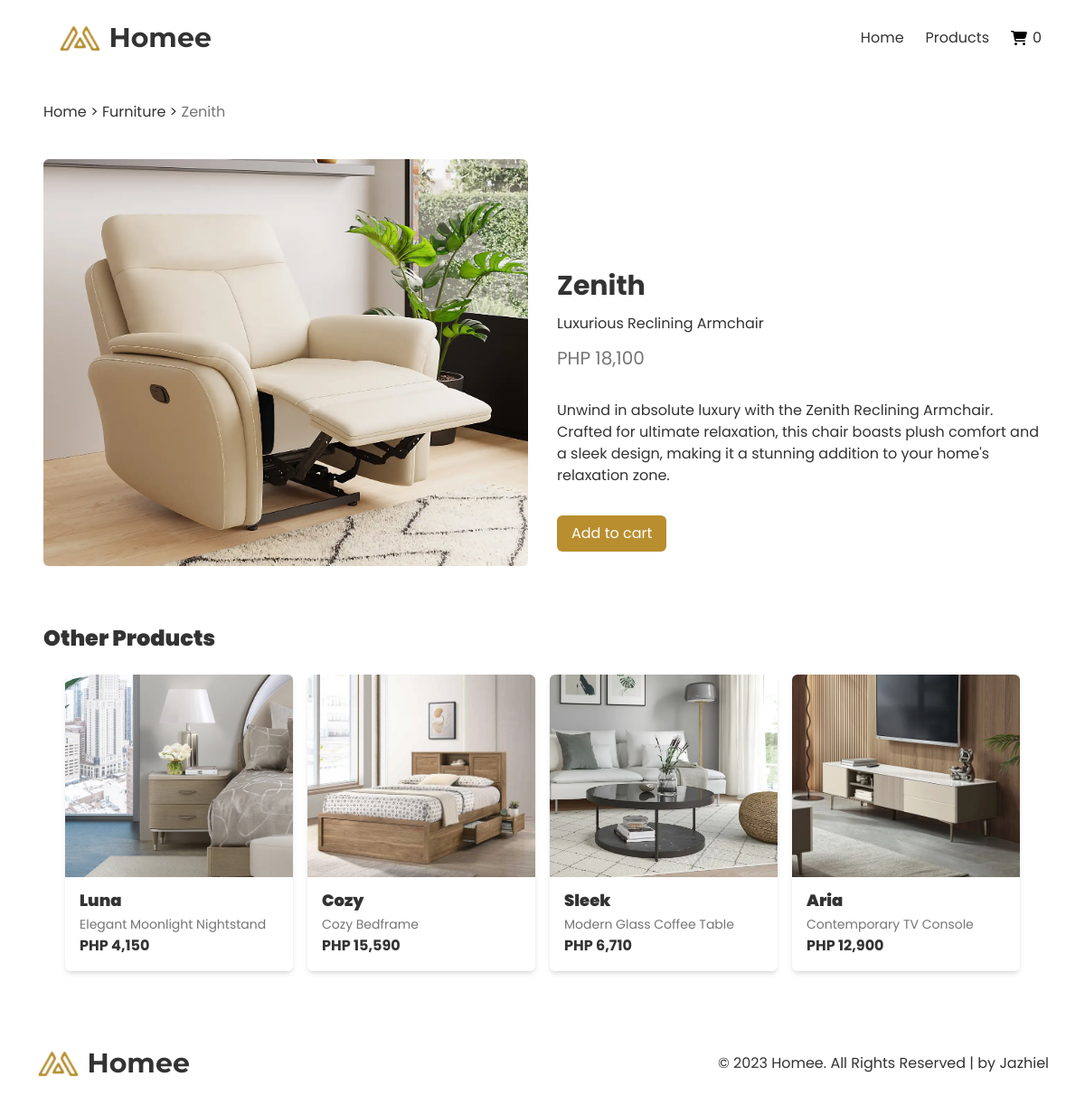
The app's page /single-product.php?id=13 with its own data.
### tables this page shows
CREATE TABLE `products` (
  `id` int(11) NOT NULL,
  `name` varchar(255) NOT NULL,
  `price` int(10) NOT NULL,
  `image` varchar(255) DEFAULT NULL,
  `brief_desc` varchar(255) DEFAULT NULL,
  `long_desc` text DEFAULT NULL,
  `featured` tinyint(1) DEFAULT NULL
);

### single-product.php (called while the page is built)
<?php
    require_once('templates/header.php');
    require_once('views/single-product.php');
    require_once('templates/footer.php');
?>

### views/single-product.php (the view, shortened to what this page needs)
<?php
    include_once('config/dbconnection.php');
?>
<main>
    <?php
        $id = $_GET['id'];
        $stmt = $conn->prepare("SELECT * FROM products WHERE id = $id");
        $stmt->execute();
        while ($product = $stmt->fetch(PDO::FETCH_ASSOC))
        {
    ?>
    <div class="breadcrumbs top-margin">
        <a href="index.php">Home</a> &gt; <a href="products.php">Furniture</a> &gt; <span><?php echo $product['name']?></span>
    </div>
    <section>
        <div class="product-detailed">
            <div class="gallery">
                <img src="assets/images/furnitures/<?php echo $product['image']?>" alt="">
            </div>
            <div class="full-details"
            data-id="<?php echo $product['id']?>"
            data-name="<?php echo $product['name']?>"
            data-image="<?php echo $product['image']?>"
            data-qty="1"
            data-price="<?php echo $product['price']?>">
                <div class="title" >
                    <h1><?php echo $product['name'];?></h1>
                    <p><?php echo $product['brief_desc'];?></p>
                    <h2>PHP <?php echo number_format($product['price']);?></h2>
                </div>
                <p><?php echo $product['long_desc'];?></p>
                <button class="btn add-to-cart-full" href="">Add to cart</button>
            </div>
        </div>
    </section>
    <?php
        }
    ?>
    <section>
        <div class="other-products">
            <h1>Other Products</h1>
            <ul class="product-list">
                <?php
                    $stmt = $conn->prepare("SELECT * FROM products WHERE id != $id ORDER BY RAND() LIMIT 4");
                    $stmt->execute();
                    while ($product = $stmt->fetch(PDO::FETCH_ASSOC))
                    {
                ?>
                <li>
                    <div class="product-card">
                        <div class="product-img">
                            <div class="add-btn-dv"
                            data-id="<?php echo $product['id']?>"
                            data-name="<?php echo $product['name']?>"
                            data-image="<?php echo $product['image']?>"
                            data-qty="1"
                            data-price="<?php echo $product['price']?>"
                            >
                            </div>
                            <img src="assets/images/furnitures/<?php echo $product['image'];?>" alt="">
                        </div>
                        <a href="single-product.php?id=<?php echo $product['id']; ?>" class="details">
                            <h2><?php echo $product['name'];?></h2>
                            <span><?php echo $product['brief_desc'];?></span>
                            <p>PHP <?php echo number_format($product['price']);?></p>
                        </a>
                    </div>
                </li>
               <?php
                    }
               ?>
            </ul>
        </div>
    </section>
</main>

### records on screen
products: name "Zenith", image (picture), brief_desc "Luxurious Reclining Armchair", price "18,100", long_desc "Unwind in absolute luxury with the Zenith Reclining Armchair. Crafted for ultimate relaxation, this chair boasts plush comfort and a sleek design, making it a stunning addition to your home's relaxation zone."
products: image (picture), name "Luna", brief_desc "Elegant Moonlight Nightstand", price "4,150"
products: image (picture), name "Cozy", brief_desc "Cozy Bedframe", price "15,590"
products: image (picture), name "Sleek", brief_desc "Modern Glass Coffee Table", price "6,710"
products: image (picture), name "Aria", brief_desc "Contemporary TV Console", price "12,900"

### other values on screen
$_SESSION['count'] "0"
